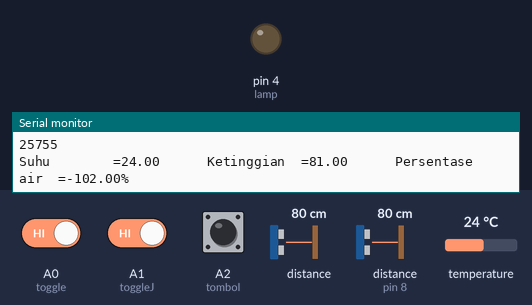
The sketch below on a simulated Arduino Uno, built with avr-gcc and run on an emulated ATmega328P. On the bench: output pins drawn as LEDs (lit = HIGH), the last lines printed to the serial monitor. The inputs (shaded band) are chosen by the test bench; at power-on: A2 (tombol) HIGH, distance to the obstacle (sensor on pin 8) 80 cm, A0 (toggle) HIGH, A1 (toggleJ) HIGH, distance to the obstacle 80 cm, temperature 24 °C. The echo pulse lasts 58.3 µs per cm.

Above: at 1.2 s.
1.3 s: A2 (tombol) pulled LOW for 0.15 s
At 2.5 s:
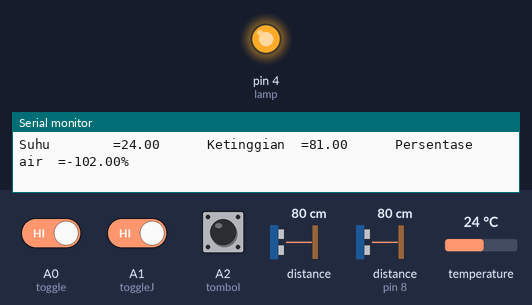
2.9 s: distance to the obstacle (sensor on pin 8) set to 250 cm
Timing chart, 0 to 5.9 s (numbered marks = the images above; inputs shaded):
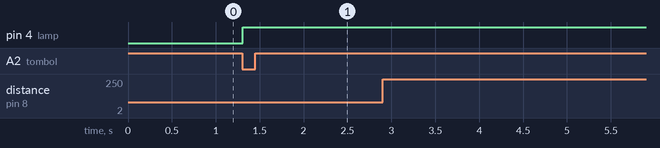

The sketch:

sketch_aug21a.ino
```cpp
#include <EEPROM.h>
#include <TimerOne.h>
#include <OneWire.h>
#include <DallasTemperature.h>
#include "Adafruit_VL53L0X.h"
#include <NewPing.h>
Adafruit_VL53L0X lox = Adafruit_VL53L0X();

#define TRIGGER_PIN 7
#define ECHO_PIN 8
#define MAX_DIST 1000
NewPing sonar(TRIGGER_PIN, ECHO_PIN, MAX_DIST);
#define ONE_WIRE_BUS 6
OneWire oneWire(ONE_WIRE_BUS);
DallasTemperature sensors(&oneWire);

int ratus,puluh;
byte puluhan, ratusan;
int toggle = A0;
int tombol = A2;
int toggleJ = A1;
int lamp = 4;
long batas, konter, saving;
int flag, flagS;
int jarak;
float Suhu;
float Dist, Persentase;
void timerIsr() {

  if (digitalRead(tombol) == 0 && flag == 0) {
    flag = 10;
  }
  if (flagS == 1) {
    flag = 10;
  }

  if (digitalRead(tombol) == 0 && flag == 1) {
    saving++;
    //Serial.println(saving);
    digitalWrite(lamp, 1);
  } else if (digitalRead(tombol) == 1 && flag == 1) {
    digitalWrite(lamp, 0);
  }

  if (flag == 10 || flag == 11) {
    batas++;
    digitalWrite(lamp, 1);
  }
  if (batas >= konter && flag == 10) {
    digitalWrite(lamp, 0);
    batas = 0;
    flag = 0;
    if (flagS == 1) {
      flagS = 3;
    }
  };
}

void setup() {
  // put your setup code here, to run once:
  Serial.begin(9600);
  pinMode(toggle, INPUT_PULLUP);
  pinMode(toggleJ, INPUT_PULLUP);
  pinMode(tombol, INPUT_PULLUP);
  pinMode(lamp, OUTPUT);

  puluhan = EEPROM.read(25); //angka 25 dan 26 sebagai lokasi penyimpanan
  ratusan = EEPROM.read(26);
  puluh = puluhan;
  ratus = ratusan;
  konter = ratus * 100;
  konter += puluh;
  Serial.println(konter);
  Wire.begin();
  sensors.begin();
  if (!lox.begin()) {
    Serial.println(F("Failed to boot VL53L0X"));
    //    while (1)
    //      ;
  }

  Timer1.initialize(10000);          // set a timer of length 100000 microseconds (or 0.1 sec - or 10Hz => the led will blink 5 times, 5 cycles of on-and-off, per second)
  Timer1.attachInterrupt(timerIsr);  // attach the service routine here
}


void loop() {
  VL53L0X_RangingMeasurementData_t measure;
  lox.rangingTest(&measure, false);
  if (measure.RangeStatus != 4 && flagS == 0) {  // phase failures have incorrect data
    //Serial.print("Distance (mm): "); Serial.println(measure.RangeMilliMeter);
    jarak = measure.RangeMilliMeter;
  }

  if (digitalRead(toggleJ) == 0 && jarak < 180 && flagS == 0) {
    delay(500);
    flagS = 1;
    digitalWrite(lamp, 0);
  }

  if (flagS == 3) {
    delay(2000);
    flagS = 0;
  }


  // put your main code here, to run repeatedly:
  if (digitalRead(toggle) == 0 && flag == 0) {
    flag = 1;
    saving = 0;
    digitalWrite(lamp, 0);
  }

  if (digitalRead(toggle) == 1 && flag == 1) {
    flag = 0;
    digitalWrite(lamp, 0);
    konter = saving;
    puluh = saving % 100;
    ratus = saving / 100;
    puluhan = puluh;
    ratusan = ratus;
    EEPROM.write(25, puluhan);
    EEPROM.write(26, ratusan);
    //Serial.println(konter);
  }


  readSensor(40, 0);
  //readTombol();
  delay(100);
}

void readTombol() {
  Serial.print("tombol: ");
  Serial.print(digitalRead(tombol));
  Serial.print(" toggle: ");
  Serial.print(digitalRead(toggle));
  Serial.print(" toggleJ: ");
  Serial.print(digitalRead(toggleJ));

  Serial.print(" flag: ");
  Serial.print(flag);
  Serial.print(" flags: ");
  Serial.print(flagS);

  Serial.print(" konter: ");
  Serial.println(konter);
}
void readSensor(float DistMin, float DistMax) {
  sensors.requestTemperatures();
  Suhu = sensors.getTempCByIndex(0);
  Dist = sonar.ping_cm();
  if (Dist <= DistMax) {
    Dist == DistMax;
  }
  if (Dist >= DistMin) {
    Dist == DistMin;
  }
  Persentase = map(Dist, DistMin, DistMax, 0, 100); //konvert tinggi ke persentase

  Serial.print("Suhu        =");
  Serial.print(Suhu);
  Serial.print("      ");
  Serial.print("Ketinggian  =");
  Serial.print(Dist);
  Serial.print("      ");
  Serial.print("Persentase air  =");
  Serial.print(Persentase);
  Serial.println("%");
}
```

Measured:
- after the input at 1.3 s, pin 4 (lamp): LOW → HIGH at once
